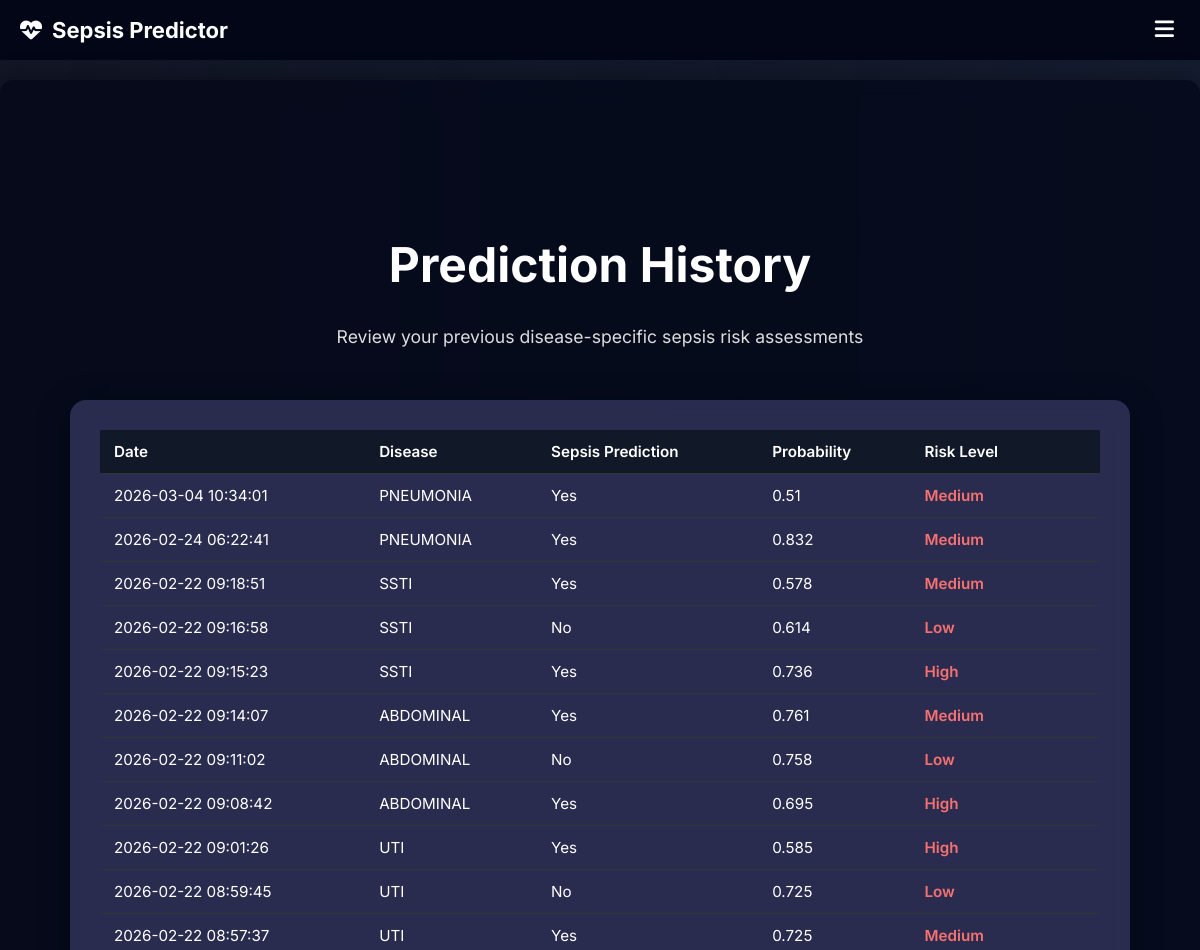
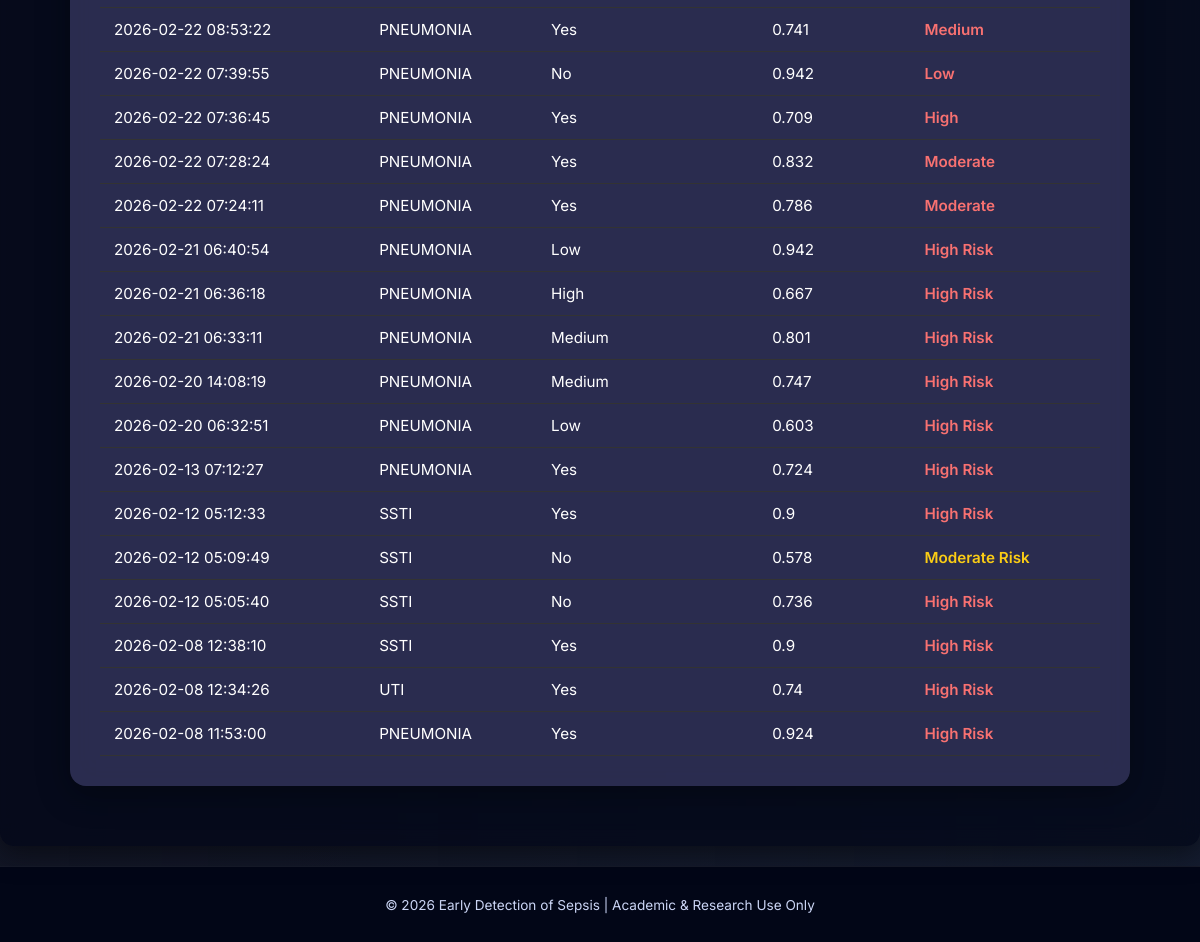
Screenshot of /history (signed in) with the database file from the repository (2 pictures, top to bottom).
### tables this page shows
CREATE TABLE predictions (
        id INTEGER PRIMARY KEY AUTOINCREMENT,
        user_id INTEGER,
        disease TEXT,
        sepsis_prediction TEXT,
        probability REAL,
        risk_level TEXT,
        timestamp DATETIME DEFAULT CURRENT_TIMESTAMP
    );

### app.py (the view)
@app.route("/history")
def history():
    if "user" not in session:
        return redirect(url_for("login"))
    user = get_user_by_username(session["user"])
    predictions = get_user_predictions(user["id"])
    return render_template("history.html", predictions=predictions)

### users.py (called while the page is built)
def get_user_by_username(username):
    conn = sqlite3.connect(DB_NAME)
    cursor = conn.cursor()
    cursor.execute("""
        SELECT id, username, email
        FROM users
        WHERE username=?
    """, (username,))
    user = cursor.fetchone()
    conn.close()
    if user:
        return {
            "id": user[0],
            "username": user[1],
            "email": user[2]
        }
    return None

def get_user_predictions(user_id):
    conn = sqlite3.connect(DB_NAME)
    cursor = conn.cursor()
    cursor.execute("""
        SELECT disease, sepsis_prediction , probability, risk_level, timestamp
        FROM predictions
        WHERE user_id=?
        ORDER BY timestamp DESC
    """, (user_id,))
    rows = cursor.fetchall()
    conn.close()
    predictions = []
    for row in rows:
        predictions.append({
            "disease": row[0],
            "sepsis_prediction": row[1],
            "probability": row[2],
            "risk_level": row[3],
            "timestamp": row[4]
        })
    return predictions

### templates/history.html (shortened to what this page needs)
{% extends "base.html" %}
{% block content %}
<div class="page-wrapper">
  <div class="main-content">
    <section class="hero">
      <h1>Prediction History</h1>
      <p>Review your previous disease-specific sepsis risk assessments</p>
    </section>
    <div class="history-card">
      {% if predictions %}
      <div style="overflow-x: auto;">
        <table>
          <thead>
            <tr>
              <th>Date</th>
              <th>Disease</th>
              <th>Sepsis Prediction</th>
              <th>Probability</th>
              <th>Risk Level</th>
            </tr>
          </thead>
          <tbody>
            {% for item in predictions %}
            <tr>
              <td>{{ item.timestamp }}</td>
              <td>{{ item.disease }}</td>
              <td>{{ item.sepsis_prediction }}</td>
              <td>{{ item.probability }}</td>
              <td class="
                {% if item.risk_level == 'Low Risk' %}risk-low
                {% elif item.risk_level == 'Moderate Risk' %}risk-medium
                {% else %}risk-high{% endif %}
              ">
                {{ item.risk_level }}
              </td>
            </tr>
            {% endfor %}
          </tbody>
        </table>
      </div>
      {% else %}
      <div class="no-history">
        <p>No sepsis predictions found yet.</p>
        <a href="{{ url_for('predict') }}" class="btn">Run First Prediction</a>
      </div>
      {% endif %}
    </div>
  </div>
</div>
{% endblock %}

### templates/base.html (shortened to what this page needs)
<!DOCTYPE html>
<html lang="en">
<head>
  <link href="https://cdnjs.cloudflare.com/ajax/libs/font-awesome/6.4.0/css/all.min.css" rel="stylesheet">
</head>
<body>
{% if request.endpoint != 'landing' %}
<nav class="navbar">
  <div class="nav-container">
    <a href="{{ url_for('landing') }}" class="navbar-brand">
      <i class="fas fa-heartbeat"></i>
      Sepsis Predictor
    </a>
    <button class="menu-toggle" onclick="toggleMenu()">
      <i class="fas fa-bars"></i>
    </button>
  </div>
</nav>
{% endif %}
{% if request.endpoint != 'main' %}
<div class="container">
{% endif %}
{% block content %}{% endblock %}
{% if request.endpoint != 'main' %}
</div>
{% endif %}
<footer class="footer">
  <p>
    © 2026 Early Detection of Sepsis |
    Academic & Research Use Only
  </p>
</footer>
</body>
</html>

### templates/history.html (style rules this page uses)
.page-wrapper { min-height: calc(100vh - 100px); display: flex; flex-direction: column; }
.main-content { flex: 1; }
.hero { display: flex; flex-direction: column; justify-content: center; align-items: center; text-align: center; height: 45vh; padding: 0 20px; }
.hero h1 { font-size: 3rem; font-weight: 700; margin-bottom: 15px; }
.hero p { font-size: 1.1rem; max-width: 600px; color: #dddddd; }
.history-card { background-color: rgba(50, 52, 90, 0.85); backdrop-filter: blur(15px); padding: 30px; border-radius: 16px; max-width: 1000px; margin: -60px auto 40px auto; box-shadow: 0 8px 32px rgba(0,0,0,0.35); }
table { width: 100%; border-collapse: collapse; font-size: 0.95rem; }
th, td { padding: 12px 14px; text-align: left; border-bottom: 1px solid #333; }
th { background-color: #111827; font-weight: 600; }
.risk-medium { color: #facc15; font-weight: 600; }
.risk-high { color: #f87171; font-weight: 600; }

### rows the page displays
predictions: timestamp "2026-03-04 10:34:01", disease "PNEUMONIA", sepsis_prediction "Yes", probability "0.51", risk_level "Medium"
predictions: timestamp "2026-02-24 06:22:41", disease "PNEUMONIA", sepsis_prediction "Yes", probability "0.832", risk_level "Medium"
predictions: timestamp "2026-02-22 09:18:51", disease "SSTI", sepsis_prediction "Yes", probability "0.578", risk_level "Medium"
predictions: timestamp "2026-02-22 09:16:58", disease "SSTI", sepsis_prediction "No", probability "0.614", risk_level "Low"
predictions: timestamp "2026-02-22 09:15:23", disease "SSTI", sepsis_prediction "Yes", probability "0.736", risk_level "High"
predictions: timestamp "2026-02-22 09:14:07", disease "ABDOMINAL", sepsis_prediction "Yes", probability "0.761", risk_level "Medium"
predictions: timestamp "2026-02-22 09:11:02", disease "ABDOMINAL", sepsis_prediction "No", probability "0.758", risk_level "Low"
predictions: timestamp "2026-02-22 09:08:42", disease "ABDOMINAL", sepsis_prediction "Yes", probability "0.695", risk_level "High"
predictions: timestamp "2026-02-22 09:01:26", disease "UTI", sepsis_prediction "Yes", probability "0.585", risk_level "High"
predictions: timestamp "2026-02-22 08:59:45", disease "UTI", sepsis_prediction "No", probability "0.725", risk_level "Low"
predictions: timestamp "2026-02-22 08:57:37", disease "UTI", sepsis_prediction "Yes", probability "0.725", risk_level "Medium"
predictions: timestamp "2026-02-22 08:53:22", disease "PNEUMONIA", sepsis_prediction "Yes", probability "0.741", risk_level "Medium"
predictions: timestamp "2026-02-22 07:39:55", disease "PNEUMONIA", sepsis_prediction "No", probability "0.942", risk_level "Low"
predictions: timestamp "2026-02-22 07:36:45", disease "PNEUMONIA", sepsis_prediction "Yes", probability "0.709", risk_level "High"
predictions: timestamp "2026-02-22 07:28:24", disease "PNEUMONIA", sepsis_prediction "Yes", probability "0.832", risk_level "Moderate"
predictions: timestamp "2026-02-22 07:24:11", disease "PNEUMONIA", sepsis_prediction "Yes", probability "0.786", risk_level "Moderate"
predictions: timestamp "2026-02-21 06:40:54", disease "PNEUMONIA", sepsis_prediction "Low", probability "0.942", risk_level "High Risk"
predictions: timestamp "2026-02-21 06:36:18", disease "PNEUMONIA", sepsis_prediction "High", probability "0.667", risk_level "High Risk"
predictions: timestamp "2026-02-21 06:33:11", disease "PNEUMONIA", sepsis_prediction "Medium", probability "0.801", risk_level "High Risk"
predictions: timestamp "2026-02-20 14:08:19", disease "PNEUMONIA", sepsis_prediction "Medium", probability "0.747", risk_level "High Risk"
predictions: timestamp "2026-02-20 06:32:51", disease "PNEUMONIA", sepsis_prediction "Low", probability "0.603", risk_level "High Risk"
predictions: timestamp "2026-02-13 07:12:27", disease "PNEUMONIA", sepsis_prediction "Yes", probability "0.724", risk_level "High Risk"
predictions: timestamp "2026-02-12 05:12:33", disease "SSTI", sepsis_prediction "Yes", probability "0.9", risk_level "High Risk"
predictions: timestamp "2026-02-12 05:09:49", disease "SSTI", sepsis_prediction "No", probability "0.578", risk_level "Moderate Risk"
predictions: timestamp "2026-02-12 05:05:40", disease "SSTI", sepsis_prediction "No", probability "0.736", risk_level "High Risk"
predictions: timestamp "2026-02-08 12:38:10", disease "SSTI", sepsis_prediction "Yes", probability "0.9", risk_level "High Risk"
predictions: timestamp "2026-02-08 12:34:26", disease "UTI", sepsis_prediction "Yes", probability "0.74", risk_level "High Risk"
predictions: timestamp "2026-02-08 11:53:00", disease "PNEUMONIA", sepsis_prediction "Yes", probability "0.924", risk_level "High Risk"
